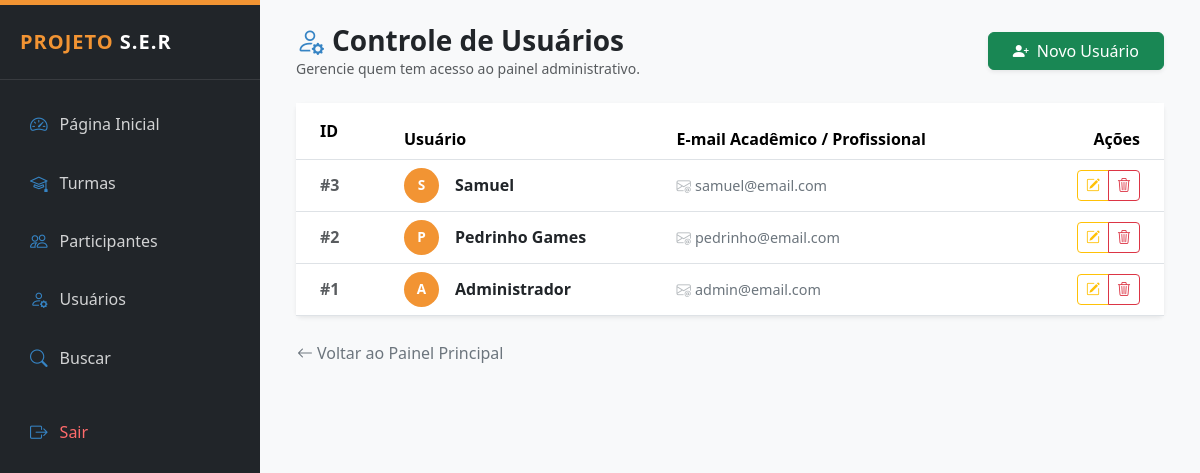
The app's page /public/usuarios_lista.php (signed in), older data.
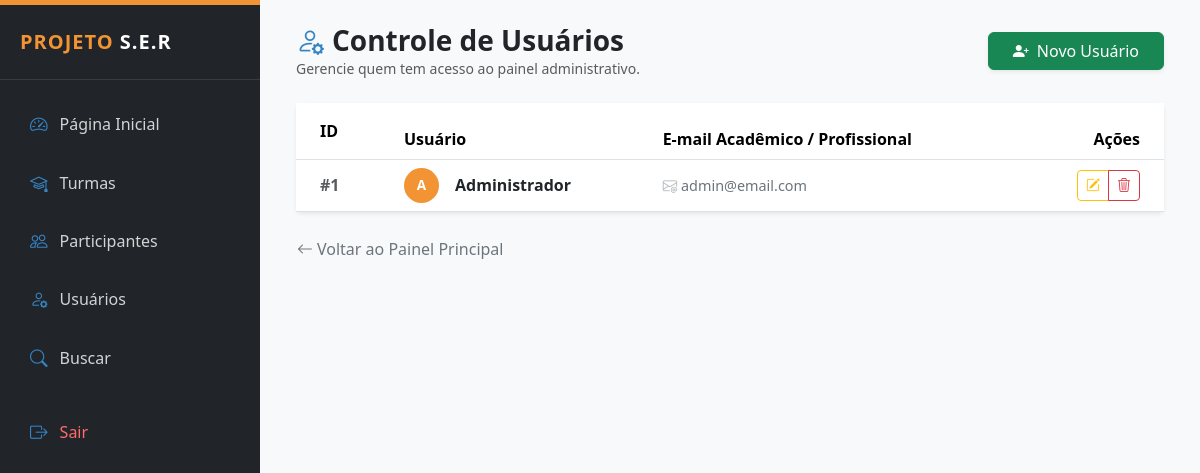
The same page, newer data.
### tables this page shows
CREATE TABLE `usuarios` (
  `id` int(11) NOT NULL,
  `nome` varchar(100) NOT NULL,
  `email` varchar(120) NOT NULL,
  `senha` varchar(255) NOT NULL,
  `nivel` enum('admin','atendente') DEFAULT 'atendente',
  `criado_em` timestamp NOT NULL DEFAULT current_timestamp()
);

### public/usuarios_lista.php (the view, shortened to what this page needs)
<?php
require_once __DIR__ . "/../config/conexao.php";
require_once __DIR__ . "/../layout/admin_header.php";
$usuarios = $pdo->query("
    SELECT id, nome, email
    FROM usuarios
    ORDER BY id DESC
")->fetchAll(PDO::FETCH_ASSOC);
?>
<div class="container-fluid">
    <div class="d-flex justify-content-between align-items-center mb-4">
        <div>
            <h3 class="fw-bold mb-0 text-dark">
                <i class="bi bi-person-gear me-2" style="color: var(--ser-blue);"></i>Controle de Usuários
            </h3>
            <p class="text-muted small mb-0">Gerencie quem tem acesso ao painel administrativo.</p>
        </div>
        <a href="usuarios_form.php" class="btn btn-success shadow-sm px-4">
            <i class="bi bi-person-plus-fill me-2"></i>Novo Usuário
        </a>
    </div>
    <div class="card border-0 shadow-sm">
        <div class="card-body p-0">
            <div class="table-responsive">
                <table class="table table-hover align-middle mb-0">
                    <thead class="bg-light">
                        <tr>
                            <th class="ps-4 py-3" width="100">ID</th>
                            <th>Usuário</th>
                            <th>E-mail Acadêmico / Profissional</th>
                            <th class="text-end pe-4">Ações</th>
                        </tr>
                    </thead>
                    <tbody>
                        <?php foreach ($usuarios as $u): ?>
                        <tr>
                            <td class="ps-4">
                                <span class="text-muted fw-bold">#<?= $u['id'] ?></span>
                            </td>
                            <td>
                                <div class="d-flex align-items-center">
                                    <div class="avatar-circle me-3">
                                        <?= strtoupper(substr($u['nome'], 0, 1)) ?>
                                    </div>
                                    <span class="fw-semibold text-dark"><?= htmlspecialchars($u['nome']) ?></span>
                                </div>
                            </td>
                            <td>
                                <span class="user-email">
                                    <i class="bi bi-envelope-at me-1 opacity-50"></i><?= htmlspecialchars($u['email']) ?>
                                </span>
                            </td>
                            <td class="text-end pe-4">
                                <div class="btn-group">
                                    <a href="usuarios_form.php?id=<?= $u['id'] ?>" class="btn btn-sm btn-outline-warning" title="Editar Usuário">
                                        <i class="bi bi-pencil-square"></i>
                                    </a>
                                    <a href="usuarios_excluir.php?id=<?= $u['id'] ?>"
                                       class="btn btn-sm btn-outline-danger"
                                       onclick="return confirm('Atenção: Esta ação não pode ser desfeita. Excluir usuário?')"
                                       title="Excluir Usuário">
                                        <i class="bi bi-trash3"></i>
                                    </a>
                                </div>
                            </td>
                        </tr>
                        <?php endforeach; ?>
                    </tbody>
                </table>
            </div>
        </div>
    </div>
    <div class="mt-4">
        <a href="dashboard.php" class="btn btn-link text-decoration-none p-0 text-secondary small">
            <i class="bi bi-arrow-left me-1"></i>Voltar ao Painel Principal
        </a>
    </div>
</div>
<?php require_once __DIR__ . '/../layout/admin_footer.php'; ?>

Row changes from the older to the newer data that the page shows:
removed usuarios: id "3", nome "S", nome "Samuel", email "samuel@email.com"
removed usuarios: id "2", nome "P", nome "Pedrinho Games", email "pedrinho@email.com"
